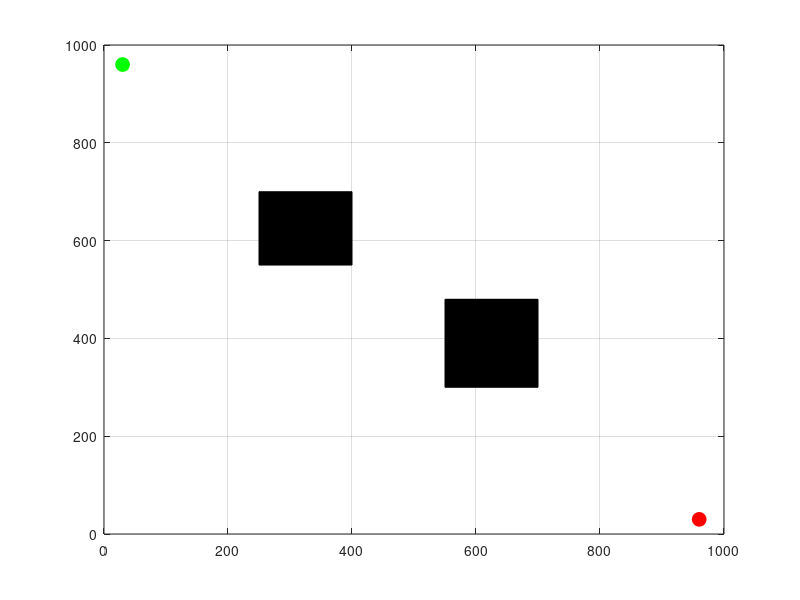

MATLAB code for this plot: (Note: this script raises an error after producing the figure.)
% 环境初始化
clear;
clc;

% 定义环境的参数
x_max = 1000; % 地图行数
y_max = 1000; % 地图列数

% 定义起点和目标点
start_pose = [30, 960]; % 起点位置
goal_pose = [960, 30];  % 目标位置
step = 30;              % 每一步的步长
r = step;               % 每次扩展的步长
numNodes = 10000;       % 最大节点数
neighbor_radius = 50;   % 邻域半径，用于路径优化

% 势场参数
K_att = 0.22;    % 引力系数
K_rep = 500;  % 斥力系数
d_0 = 50;       % 斥力作用范围

% 定义障碍物
obstacle_list = [
    250, 550, 150, 150;  % 障碍物1：位置(250,550)，大小(150,150)
    550, 300, 150, 180;  % 障碍物2：位置(550,300)，大小(150,180)
];

% 定义障碍物的影响范围
or = 20; % 障碍物影响范围
obstacles = zeros(size(obstacle_list)); % 初始化障碍物矩阵
for i = 1:size(obstacle_list, 1)
    % 扩大障碍物范围
    obstacles(i, :) = [obstacle_list(i, 1)-or, obstacle_list(i, 2)-or, ...
                       obstacle_list(i, 3)+2*or, obstacle_list(i, 4)+2*or];
end

% 画图初始化
figure;
hold on;
axis([0 x_max 0 y_max]);
axis on;
box on;
grid on;

% 绘制障碍物（扩大后的范围）
for i = 1:size(obstacle_list, 1)
    rectangle('Position', obstacle_list(i, :), 'FaceColor', [0 0 0]);
end

% 绘制起点和目标点
plot(start_pose(1), start_pose(2), 'go', 'MarkerFaceColor', 'g', 'MarkerSize', 10); % 绿色圆点为起点
plot(goal_pose(1), goal_pose(2), 'ro', 'MarkerFaceColor', 'r', 'MarkerSize', 10); % 红色圆点为目标

% RRT*算法主体
path_V = start_pose; % 维护树的节点
path_E = [];         % 维护树的边
parent_nodes = -1;   % 父节点数组，记录每个节点的父节点索引（初始节点无父节点）
cost = 0;          % 每个节点的代价（起点的代价为0）

% 运行RRT*算法
goal_reached = false; % 是否到达目标
for k = 1:numNodes
    % 1. 在地图中随机生成一个点
    rand_point = [rand() * x_max, rand() * y_max]; % 随机生成点
    
    % 2. 使用人工势场调整随机点
    rand_point = applyArtificialPotentialField(rand_point, goal_pose, obstacles, K_att, K_rep, d_0);
    
    % 3. 找到最近的树节点
    [nearest_node, nearest_idx] = findNearestNode(path_V, rand_point);
    
    % 4. 从最近的节点扩展一个新节点
    new_point = extend(nearest_node, rand_point, r);
    
    % 5. 检查新节点是否与障碍物碰撞
    if isCollision(new_point, nearest_node, obstacles)
        continue;
    end
    
    % 6. 将新节点添加到树中
    path_V = [path_V; new_point];
    parent_nodes = [parent_nodes; nearest_idx]; % 初始父节点为最近节点
    new_node_idx = size(path_V, 1);
    cost = [cost; cost(nearest_idx) + norm(new_point - nearest_node)]; % 计算新节点的代价
    
    % 7. 在邻域范围内优化路径（寻找更优的父节点）
    neighbors = findNeighbors(path_V, new_point, neighbor_radius);
    for i = 1:length(neighbors)
        neighbor_idx = neighbors(i);
        neighbor_node = path_V(neighbor_idx, :);
        
        % 检查是否通过邻近节点连接会更短
        if ~isCollision(new_point, neighbor_node, obstacles)
            new_cost = cost(neighbor_idx) + norm(new_point - neighbor_node);
            if new_cost < cost(new_node_idx)
                % 更新父节点
                parent_nodes(new_node_idx) = neighbor_idx;
                cost(new_node_idx) = new_cost;
            end
        end
    end
    
    % 8. 更新邻居节点的父节点（检查是否可以通过新节点优化）
    for i = 1:length(neighbors)
        neighbor_idx = neighbors(i);
        neighbor_node = path_V(neighbor_idx, :);
        
        % 检查是否通过新节点连接会更短
        if ~isCollision(neighbor_node, new_point, obstacles)
            new_cost = cost(new_node_idx) + norm(neighbor_node - new_point);
            if new_cost < cost(neighbor_idx)
                % 更新邻居节点的父节点
                parent_nodes(neighbor_idx) = new_node_idx;
                cost(neighbor_idx) = new_cost;
            end
        end
    end
    
    % 绘制树的扩展过程
    line([nearest_node(1), new_point(1)], [nearest_node(2), new_point(2)], 'Color', 'm', 'LineWidth', 0.5);
    drawnow;
    
    % 9. 如果新节点接近目标点，则终止
    if norm(new_point - goal_pose) < r
        disp('找到路径!');
        goal_reached = true;
        break;
    end
end

if ~goal_reached
    disp('未能找到路径！');
    return;
end

% 回溯路径
final_node_idx = size(path_V, 1); % 最后一个节点的索引
path = [];
while final_node_idx > 0
    path = [path; path_V(final_node_idx, :)]; % 将当前节点添加到路径
    final_node_idx = parent_nodes(final_node_idx); % 获取父节点的索引
end

% 绘制最终路径
for i = 1:size(path, 1)-1
    line([path(i, 1), path(i+1, 1)], [path(i, 2), path(i+1, 2)], 'Color', 'b', 'LineWidth', 2);
end

% ====================== 子函数 ======================

% 找到最近节点
function [nearest_node, nearest_idx] = findNearestNode(path_V, rand_point)
    distances = vecnorm(path_V - rand_point, 2, 2);
    [~, nearest_idx] = min(distances);
    nearest_node = path_V(nearest_idx, :);
end

% 从最近节点扩展新节点
function new_point = extend(nearest_node, rand_point, step_size)
    direction = rand_point - nearest_node;
    direction = direction / norm(direction); % 单位化方向
    new_point = nearest_node + direction * step_size;
end

% 检查碰撞
function collision = isCollision(new_point, nearest_node, obstacles)
    collision = false;
    for i = 1:size(obstacles, 1)
        obs_x = obstacles(i, 1);
        obs_y = obstacles(i, 2);
        obs_width = obstacles(i, 3);
        obs_height = obstacles(i, 4);
        
        % 判断是否碰撞障碍物
        if (min(nearest_node(1), new_point(1)) < obs_x + obs_width && ...
            max(nearest_node(1), new_point(1)) > obs_x && ...
            min(nearest_node(2), new_point(2)) < obs_y + obs_height && ...
            max(nearest_node(2), new_point(2)) > obs_y)
            collision = true;
            break;
        end
    end
end

% 找到邻域范围内的节点
function neighbors = findNeighbors(path_V, new_point, radius)
    distances = vecnorm(path_V - new_point, 2, 2);
    neighbors = find(distances <= radius);
end

% 人工势场
function adjusted_point = applyArtificialPotentialField(rand_point, goal_pose, obstacles, K_att, K_rep, d_0)
    attractive_force = K_att * (goal_pose - rand_point);
    repulsive_force = [0, 0];
    for i = 1:size(obstacles, 1)
        obs_x = obstacles(i, 1);
        obs_y = obstacles(i, 2);
        obs_width = obstacles(i, 3);
        obs_height = obstacles(i, 4);
        obs_center = [obs_x + obs_width / 2, obs_y + obs_height / 2];
        distance = norm(rand_point - obs_center);
        if distance < d_0
            repulsive_force = repulsive_force + K_rep * (1 / distance - 1 / d_0) * (1 / distance^2) * (rand_point - obs_center) / distance;
        end
    end
    adjusted_point = rand_point + attractive_force + repulsive_force;
end
